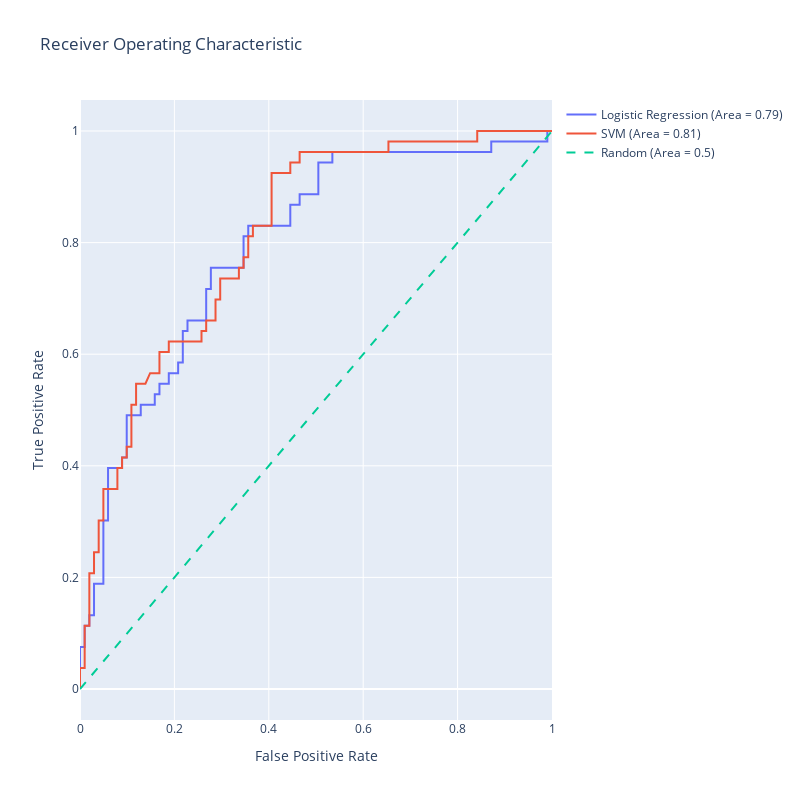

The code cell stored with this chart in its notebook:
### Code cell
import numpy as np
import plotly.graph_objects as go
from sklearn.linear_model import LogisticRegression
from sklearn.svm import SVC
from sklearn.metrics import roc_curve, roc_auc_score
from sklearn.preprocessing import StandardScaler

# Assuming that X_train, X_test, y_train, y_test are already defined

# SVM requires feature scaling for better performance
scaler = StandardScaler()
X_train_scaled = scaler.fit_transform(X_train)
X_test_scaled = scaler.transform(X_test)

# Logistic Regression model
lr_model = LogisticRegression(max_iter=1000)
lr_model.fit(X_train, y_train)
lr_scores = lr_model.predict_proba(X_test)[:,1]

# SVM model
svm_model = SVC(probability=True)
svm_model.fit(X_train_scaled, y_train)
svm_scores = svm_model.predict_proba(X_test_scaled)[:,1]

# Generate ROC curve data for logistic regression model
lr_fpr, lr_tpr, lr_thresholds = roc_curve(y_test, lr_scores)
lr_auc = roc_auc_score(y_test, lr_scores)

# Generate ROC curve data for SVM model
svm_fpr, svm_tpr, svm_thresholds = roc_curve(y_test, svm_scores)
svm_auc = roc_auc_score(y_test, svm_scores)

# Generate a trace for the Logistic Regression ROC curve
trace0 = go.Scatter(
    x=lr_fpr,
    y=lr_tpr,
    mode='lines',
    name=f'Logistic Regression (Area = {lr_auc:.2f})'
)

# Generate a trace for the SVM ROC curve
trace1 = go.Scatter(
    x=svm_fpr,
    y=svm_tpr,
    mode='lines',
    name=f'SVM (Area = {svm_auc:.2f})'
)

# Diagonal line
trace2 = go.Scatter(
    x=[0, 1],
    y=[0, 1],
    mode='lines',
    name='Random (Area = 0.5)',
    line=dict(dash='dash')
)

data = [trace0, trace1, trace2]

# Define layout with square aspect ratio
layout = go.Layout(
    title='Receiver Operating Characteristic',
    xaxis=dict(title='False Positive Rate'),
    yaxis=dict(title='True Positive Rate'),
    autosize=False,
    width=800,
    height=800,
    showlegend=True
)

# Define figure and add data
fig = go.Figure(data=data, layout=layout)

# Show figure
fig.show()

### Figure 1 — Plotly figure (JSON) as saved in the notebook; plotly's stock layout.template omitted (floating-point values rounded to 4 significant figures)
{"data": [{"mode": "lines", "name": "Logistic Regression (Area = 0.79)", "type": "scatter", "x": [0.0, 0.0, 0.0, 0.009901, 0.009901, 0.0198, 0.0198, 0.0297, 0.0297, 0.0495, 0.0495, 0.05941, 0.05941, 0.08911, 0.08911, 0.09901, 0.09901, 0.1287, 0.1287, 0.1584, 0.1584, 0.1683, 0.1683, 0.1881, 0.1881, 0.2079, 0.2079, 0.2178, 0.2178, 0.2277, 0.2277, 0.2673, 0.2673, 0.2772, 0.2772, 0.3465, 0.3465, 0.3564, 0.3564, 0.4455, 0.4455, 0.4653, 0.4653, 0.505, 0.505, 0.5347, 0.5347, 0.8713, 0.8713, 0.9901, 0.9901, 1.0], "y": [0.0, 0.01887, 0.07547, 0.07547, 0.1132, 0.1132, 0.1321, 0.1321, 0.1887, 0.1887, 0.3019, 0.3019, 0.3962, 0.3962, 0.4151, 0.4151, 0.4906, 0.4906, 0.5094, 0.5094, 0.5283, 0.5283, 0.5472, 0.5472, 0.566, 0.566, 0.5849, 0.5849, 0.6415, 0.6415, 0.6604, 0.6604, 0.717, 0.717, 0.7547, 0.7547, 0.8113, 0.8113, 0.8302, 0.8302, 0.8679, 0.8679, 0.8868, 0.8868, 0.9434, 0.9434, 0.9623, 0.9623, 0.9811, 0.9811, 1.0, 1.0]}, {"mode": "lines", "name": "SVM (Area = 0.81)", "type": "scatter", "x": [0.0, 0.0, 0.0, 0.009901, 0.009901, 0.0198, 0.0198, 0.0297, 0.0297, 0.0396, 0.0396, 0.0495, 0.0495, 0.07921, 0.07921, 0.08911, 0.08911, 0.09901, 0.09901, 0.1089, 0.1089, 0.1188, 0.1188, 0.1386, 0.1485, 0.1683, 0.1683, 0.1881, 0.1881, 0.2574, 0.2574, 0.2673, 0.2673, 0.2871, 0.2871, 0.297, 0.297, 0.3366, 0.3366, 0.3465, 0.3465, 0.3564, 0.3564, 0.3663, 0.3663, 0.4059, 0.4059, 0.4455, 0.4455, 0.4653, 0.4653, 0.6535, 0.6535, 0.8416, 0.8416, 1.0], "y": [0.0, 0.01887, 0.03774, 0.03774, 0.1132, 0.1132, 0.2075, 0.2075, 0.2453, 0.2453, 0.3019, 0.3019, 0.3585, 0.3585, 0.3962, 0.3962, 0.4151, 0.4151, 0.434, 0.434, 0.5094, 0.5094, 0.5472, 0.5472, 0.566, 0.566, 0.6038, 0.6038, 0.6226, 0.6226, 0.6415, 0.6415, 0.6604, 0.6604, 0.6981, 0.6981, 0.7358, 0.7358, 0.7547, 0.7547, 0.7736, 0.7736, 0.8113, 0.8113, 0.8302, 0.8302, 0.9245, 0.9245, 0.9434, 0.9434, 0.9623, 0.9623, 0.9811, 0.9811, 1.0, 1.0]}, {"line": {"dash": "dash"}, "mode": "lines", "name": "Random (Area = 0.5)", "type": "scatter", "x": [0, 1], "y": [0, 1]}], "layout": {"autosize": false, "height": 800, "showlegend": true, "title": {"text": "Receiver Operating Characteristic"}, "width": 800, "xaxis": {"title": {"text": "False Positive Rate"}}, "yaxis": {"title": {"text": "True Positive Rate"}}}}
